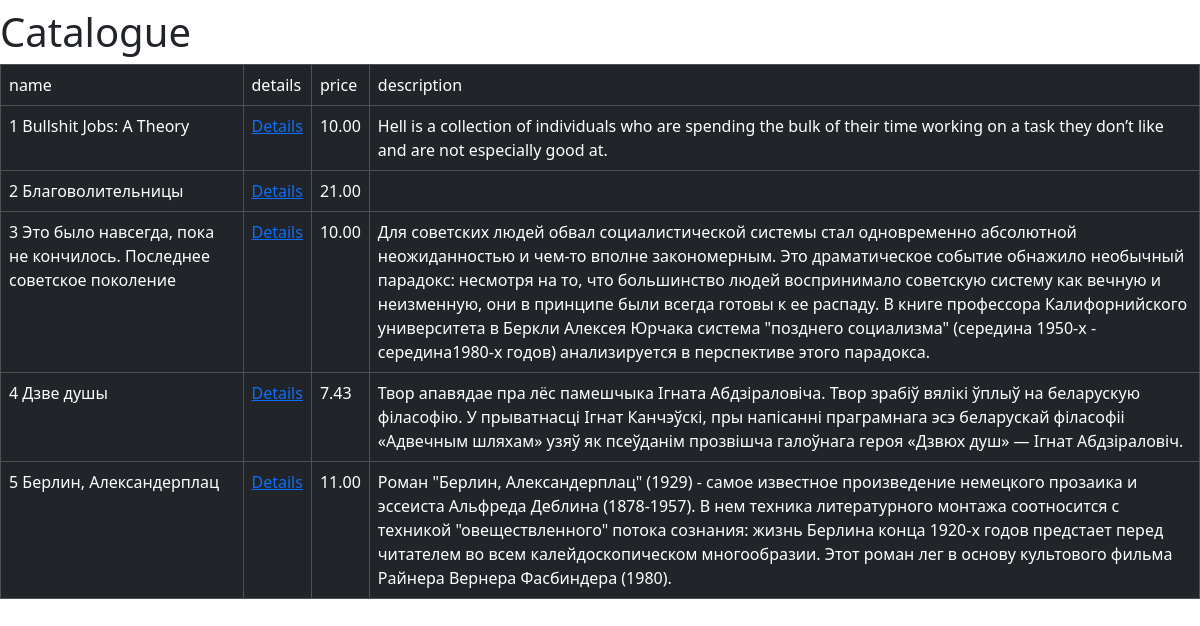
Before: /catalogue/ with the older database file.
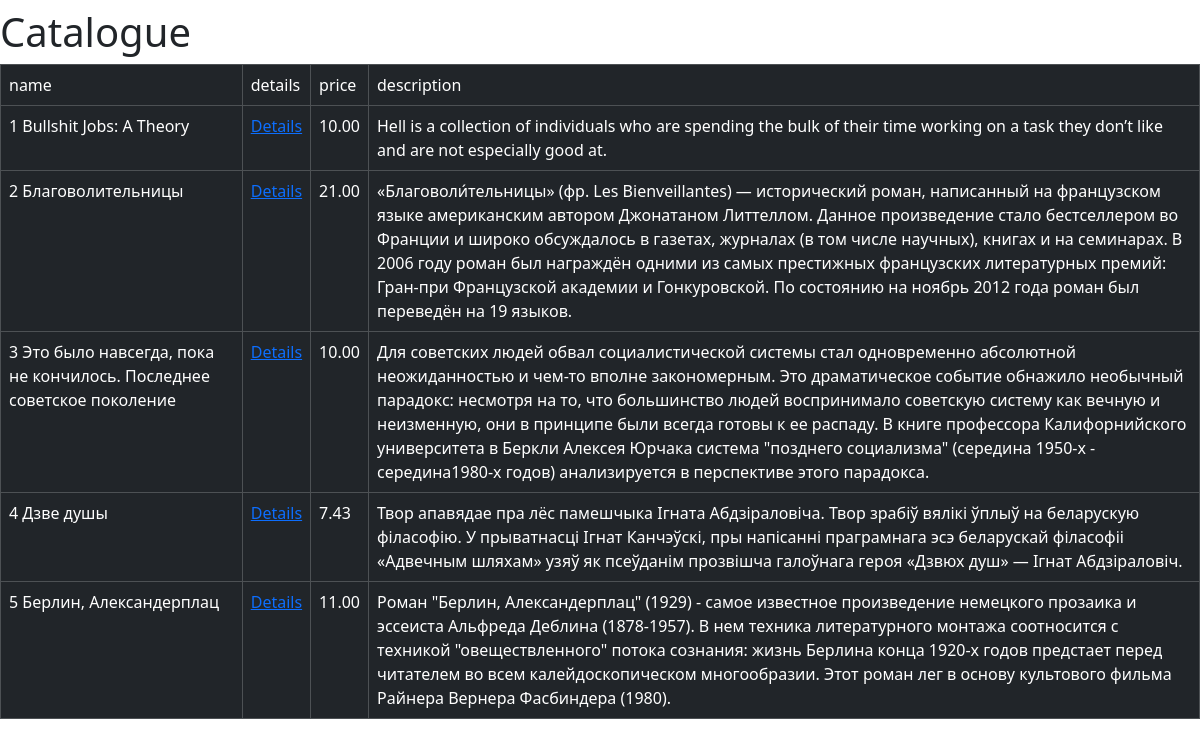
After: the same page with the newer database file.
### forecast/models.py (models this page shows, shortened)
class Book(models.Model):
     import datetime
     name = models.CharField(max_length=150)
     authors = models.ManyToManyField('reference.Author', default='an author')
     image = models.ImageField(upload_to='src/static/imagination', height_field=None, width_field=None, max_length=100, default= "img.jpeg")
     price = models.DecimalField(verbose_name = "price", blank=False, default=10.00, decimal_places=2, max_digits=8)
     genre = models.CharField(choices=Genre.GENRE_CHOICES,max_length=120)
     publisher = models.ForeignKey(Publisher, on_delete=models.CASCADE)
     pages = models.IntegerField(blank=False, default=0)
     cover = models.CharField(choices=Cover.COVER_CHOICES, max_length=120, default='Other')
     format = models.CharField(help_text="Please use the following format: width(cm) x length(cm): ",max_length=5, blank=True, null=True)
     date_published = models.DateField(blank=False, default=datetime.date(1990, 1, 1))
     isbn = models.CharField(max_length=40, default='000-000-0000-00-0')
     weight = models.IntegerField(default='0')
     age_restriction = models.CharField(choices=AgeRestriction.AGE_RESTRICT_CHOICES, max_length=402, default='18+')
     items_available = models.IntegerField(blank=False, default=0)
     order_status = models.CharField(choices=[(ACTIVE,'Active'), (INACTIVE,'Inactive')], max_length=40, default='Inactive')
     rate = models.DecimalField(decimal_places=2, max_digits= 3, blank=True, null=True)
     created = models.DateTimeField(editable=False, default=datetime.datetime.now())
     modified = models.DateTimeField(default=datetime.datetime.now())
     description = models.TextField(blank=True, null=True)

### forecast/views.py (the view)
class Catalogue(ListView):
    template_name='forecast/catalogue.html'
    model=models.Book
    def get_queryset(self):
        qs=self.model.objects.all()
        return qs
    def get_context_data(self, *args, **kwargs):
        context = super().get_context_data(*args, **kwargs)
        return context

### forecast/templates/forecast/catalogue.html (shortened to what this page needs)
{% extends 'reference/base.html' %}
{% block  body %}
<h1 class="nav-item"> Catalogue {{ object.headline }} </h1>
<table class="table table-bordered table-dark" >
    <tr>
        <td> name</td>
        <td> details </td>
        <td> price </td>
        <td> description </td>
    </tr>
    {% for obj in object_list  %}
    <tr><td> {{obj.pk}} {{obj.name}} </td>
        <td> <a href="/book/{{obj.id}}"> Details </a>  </td>
        <td> {{obj.price}} </td>
        <td> {{obj.description}} </td>
    </tr>
    {% endfor %}
</table>
{% endblock body %}

Changed rows visible on the page:
changed Book "Благоволительницы": description (not shown) → "«Благоволи́тельницы» (фр. Les Bienveillantes) — исторический роман, написанный на французском языке американским автором Джонатаном Литтеллом. Данное произведение стало бестселлером во Франции и широко обсуждалось в газетах, журналах (в том числе научных), книгах и на семинарах. В 2006 году роман был награждён одними из самых престижных французских литературных премий: Гран-при Французской академии и Гонкуровской. По состоянию на ноябрь 2012 года роман был переведён на 19 языков."
